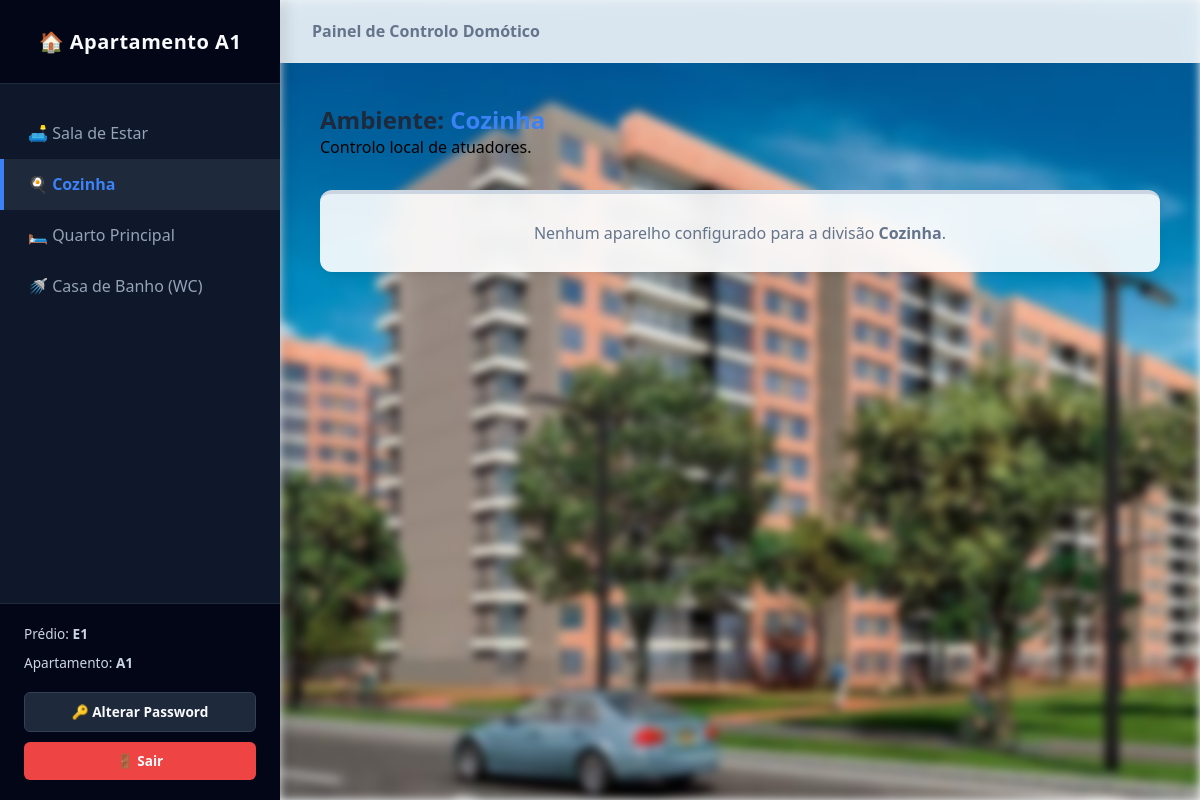
/dashboard_clt.php?divisao=Cozinha (signed in), run on an earlier commit of the app's database.
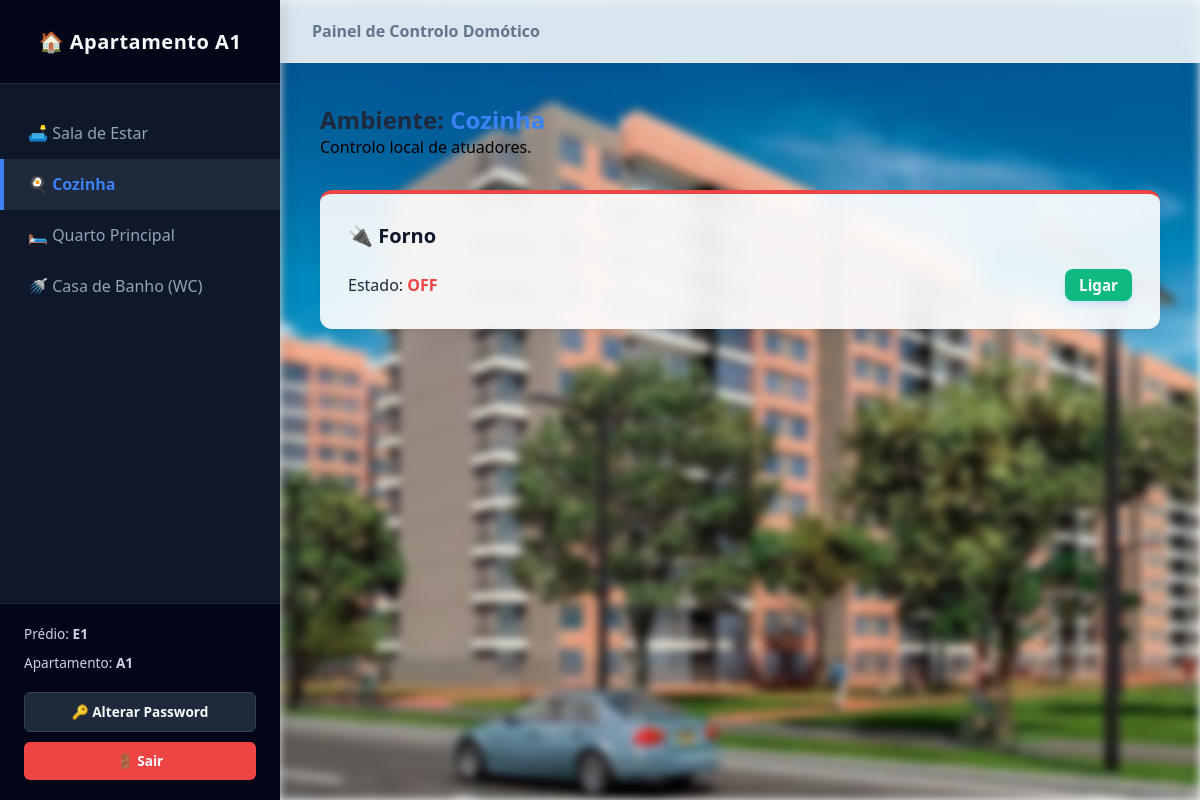
And on a later commit of the database.
### tables this page shows
CREATE TABLE equipamentos_iot (
    id_equipamento INTEGER PRIMARY KEY AUTOINCREMENT,
    tipo TEXT NOT NULL,          -- 'Iluminação', 'Climatização', 'Estores', 'Forno', etc.
    estado TEXT DEFAULT 'OFF',   
    id_edificio TEXT NOT NULL,   
    id_apartamento TEXT NOT NULL,
    divisao TEXT NOT NULL        -- 'Sala', 'Cozinha', 'Quarto', 'WC'
);

### dashboard_clt.php (the view, shortened to what the changed rows need)
<?php
$db = new SQLite3('database.db');
$user_id = $_SESSION['user_id'];
$user_tipo = $_SESSION['user_tipo'];
if (($user_tipo === 'AG' || $user_tipo === 'AL') && isset($_GET['simular_apt']) && isset($_GET['simular_edf'])) {
    $meu_edificio = strtoupper(trim($_GET['simular_edf']));
    $meu_apartamento = strtoupper(trim($_GET['simular_apt']));
    if ($user_tipo === 'AL') {
        preg_match('/^(E\d+)/i', $user_id, $matches_al);
        $edificio_al = isset($matches_al[1]) ? strtoupper($matches_al[1]) : '';
        if ($meu_edificio !== $edificio_al) {
            header("Location: dashboard_al.php");
            exit();
        }
    }
    $modo_simulacao = true;
} else {
    preg_match('/^(E\d+)(A\d+)/i', $user_id, $matches);
    $meu_edificio = isset($matches[1]) ? strtoupper($matches[1]) : 'E1';
    $meu_apartamento = isset($matches[2]) ? strtoupper($matches[2]) : 'A1';
}
$divisao_ativa = isset($_GET['divisao']) ? $_GET['divisao'] : 'Sala';
$stmt_dispositivos = $db->prepare("SELECT * FROM equipamentos_iot WHERE id_edificio = :edf AND id_apartamento = :apt AND divisao = :div");
$stmt_dispositivos->bindValue(':edf', $meu_edificio, SQLITE3_TEXT);
$stmt_dispositivos->bindValue(':apt', $meu_apartamento, SQLITE3_TEXT);
$stmt_dispositivos->bindValue(':div', $divisao_ativa, SQLITE3_TEXT);
$res_dispositivos = $stmt_dispositivos->execute();
?>
<!DOCTYPE html>
<html lang="pt">
<head>
    <link rel="stylesheet" href="css/styles.css?v=1.2">
</head>
<body>
    <div class="app-wrapper">
        <div class="main-content">
            <main class="container">
                <h2>Ambiente: <span style="color:#3b82f6;"><?php echo $divisao_ativa; ?></span></h2>
                <div class="grid-layout">
                    <?php
                    $has_items = false;
                    while($row = $res_dispositivos->fetchArray(SQLITE3_ASSOC)):
                        $has_items = true;
                        $id = $row['id_equipamento']; $estado = $row['estado']; $tipo = $row['tipo'];
                        $is_on = (strpos($estado, 'ON') !== false);
                        $url_acao = "dashboard_clt.php?divisao=$divisao_ativa&id_iot=$id&";
                    ?>
                        <div class="card" style="border-top-color: <?php echo $is_on ? '#10b981' : '#ef4444'; ?>;">
                            <h4 class="card-title">
                                <?php echo ($tipo === 'Iluminação') ? '💡 Iluminação' : (($tipo === 'Climatização') ? '❄️ Climatização' : (($tipo === 'Estores') ? '🪟 Estores' : '🔌 ' . $tipo)); ?>
                            </h4>
                            <div style="display:flex; flex-direction:column; gap:12px; margin-top:1rem;">
                                <?php if ($tipo === 'Climatização' || $tipo === 'Piso Radiante'): ?>
                                    <div style="display:flex; justify-content:space-between; align-items:center;">
                                        <span>Alimentação: <strong style="color:<?php echo $is_on ? '#10b981':'#ef4444';?>;"><?php echo $is_on ? 'LIGADO':'DESLIGADO';?></strong></span>
                                        <a href="<?php echo $url_acao; ?>acao=alternar&estado_atual=<?php echo $estado; ?>" class="btn-action" style="background:<?php echo $is_on ? '#ef4444':'#10b981';?>; color:white; padding: 4px 10px; text-decoration:none; border:none;">
                                            <?php echo $is_on ? 'Desligar':'Ligar'; ?>
                                        </a>
                                    </div>
                                    <?php if($is_on):
                                        preg_match('/\d+(\.\d+)?/', $estado, $num);
                                        $graus = isset($num[0]) ? $num[0] : '20';
                                    ?>
                                        <div style="display:flex; justify-content:space-between; align-items:center; background:#f1f5f9; padding:8px; border-radius:6px;">
                                            <span style="font-size:1.1rem; color:#0f172a;">Termostato: <strong><?php echo $graus; ?> °C</strong></span>
                                            <div>
                                                <a href="<?php echo $url_acao; ?>acao=descer_temp&estado_atual=<?php echo $estado; ?>" class="btn-action" style="text-decoration:none; font-weight:bold;">-</a>
                                                <a href="<?php echo $url_acao; ?>acao=subir_temp&estado_atual=<?php echo $estado; ?>" class="btn-action" style="text-decoration:none; font-weight:bold;">+</a>
                                            </div>
                                        </div>
                                    <?php endif; ?>
                                <?php else: ?>
                                    <div style="display:flex; justify-content:space-between; align-items:center;">
                                        <span>Estado: <strong style="color:<?php echo ($estado === 'ON') ? '#10b981' : '#ef4444'; ?>;"><?php echo $estado; ?></strong></span>
                                        <a href="<?php echo $url_acao; ?>acao=alternar&estado_atual=<?php echo $estado; ?>" class="btn-submit" style="width:auto; padding:6px 14px; text-decoration:none; background:<?php echo ($estado === 'ON') ? '#ef4444' : '#10b981'; ?>;">
                                            <?php echo ($estado === 'ON') ? 'Desligar' : 'Ligar';
                                            ?>
                                        </a>
                                    </div>
                                <?php endif; ?>
                            </div>
                        </div>
                    <?php endwhile; ?>
                    <?php if(!$has_items): ?>
                        <div class="card" style="flex:1 1 100%; text-align:center; color:#64748b; border-top-color:#cbd5e1;">Nenhum aparelho configurado para a divisão <strong><?php echo $divisao_ativa; ?></strong>.</div>
                    <?php endif; ?>
                </div>
            </main>
        </div>
    </div>
</body>
</html>

What changed in the data, as far as the page shows it:
added equipamentos_iot: tipo "Forno", estado "OFF", shows "Ligar"
Also different on the page:
$divisao_ativa: "Cozinha" → (not shown)
text no longer shown: "Nenhum aparelho configurado para a divisão ."
